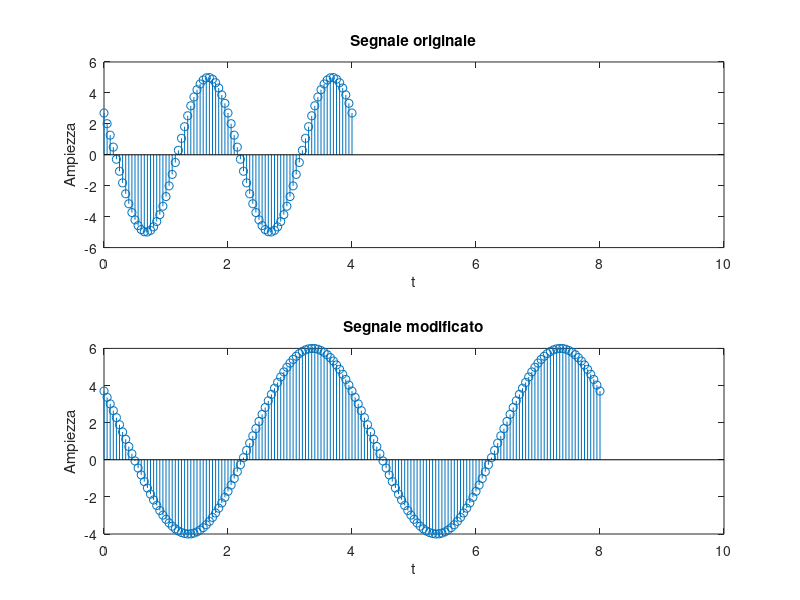

MATLAB code to generate this figure:
close all
clear
clc

% Es1
% Definire in matlab un segnale x(t) coseno con ampiezza A=5; periodo T= 2s,fase=1s
% a)Scrivere il vettore x tra 0 e 2T
% b)Fare il grafico fissando l asse x tra 0 e 10 s, 
% definendo il titolo della figura, i label degli assi.

A = 5; % Ampiezza
T = 2; % Periodo
phi = 1; % Fase

t = 0:0.05:2*T; % Intervallo di tempo da 0 a 2*pi con passo 0.05

x = A * cos(2*pi*t/T + phi);


subplot(2, 1, 1);
stem(t,x);
xlim([0 10]);   % axis([0 10 -5 5]);
title("Segnale originale");
xlabel('t');
ylabel('Ampiezza');

% Es2
% Definire il segnale y(t)=x(t/2)+1
% a)Scrivere il vettore y tra 0 e 2T’ 
% b)Fare il grafico fissando l’asse x tra 0 e 10 s, definendo il titolo della figura,
% i label degli assi. Fare uniunica figura contenente i due grafici (con subplot)
T1 = 2*T;   % T'
t1 = 0:0.05:2*T1;
y =  A * cos(2*pi*t1/T1 + phi) + 1;

subplot(2, 1, 2);
stem(t1, y);
title('Segnale modificato');
xlabel('t');
ylabel('Ampiezza');
xlim([0 10]);



